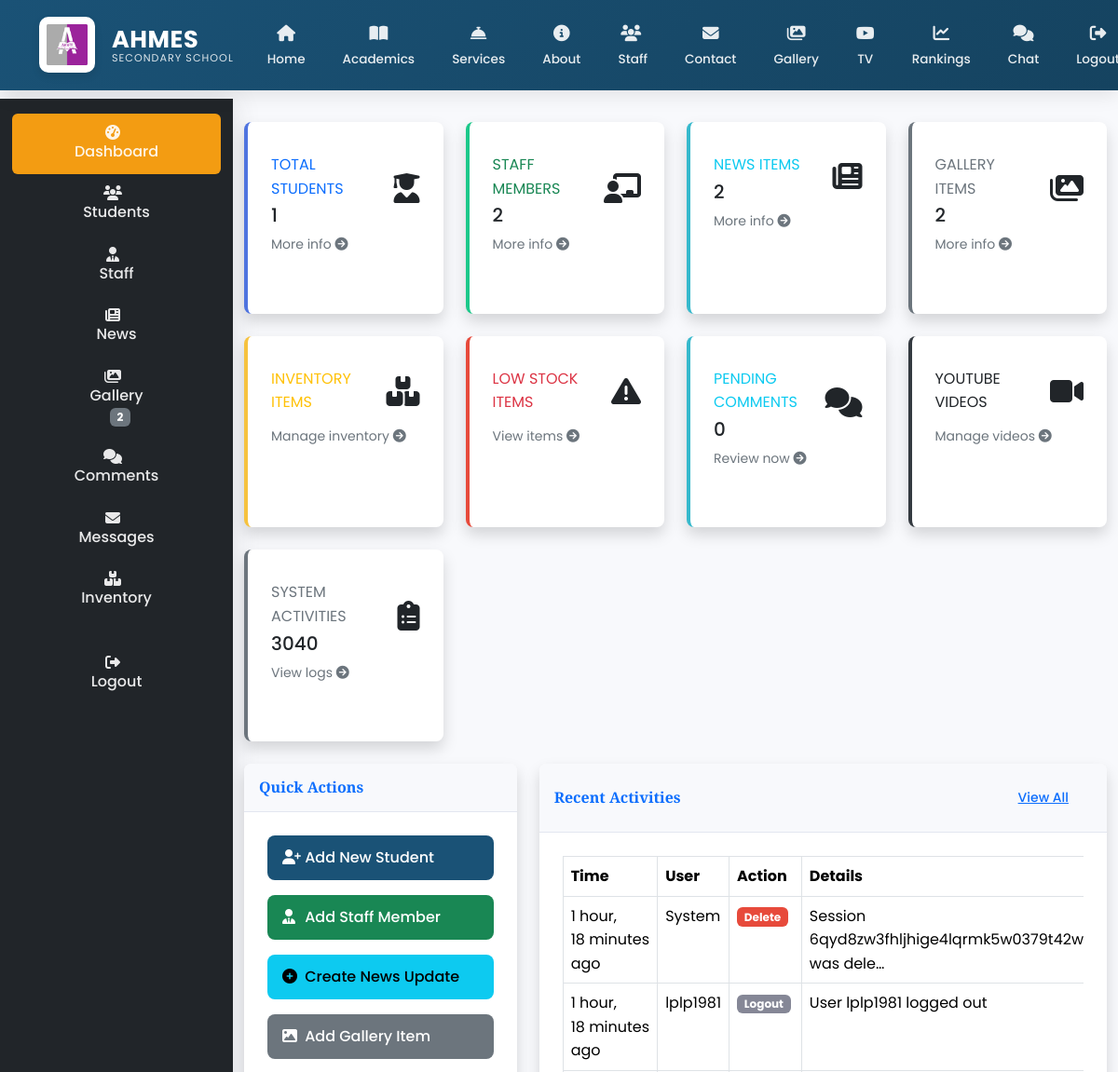
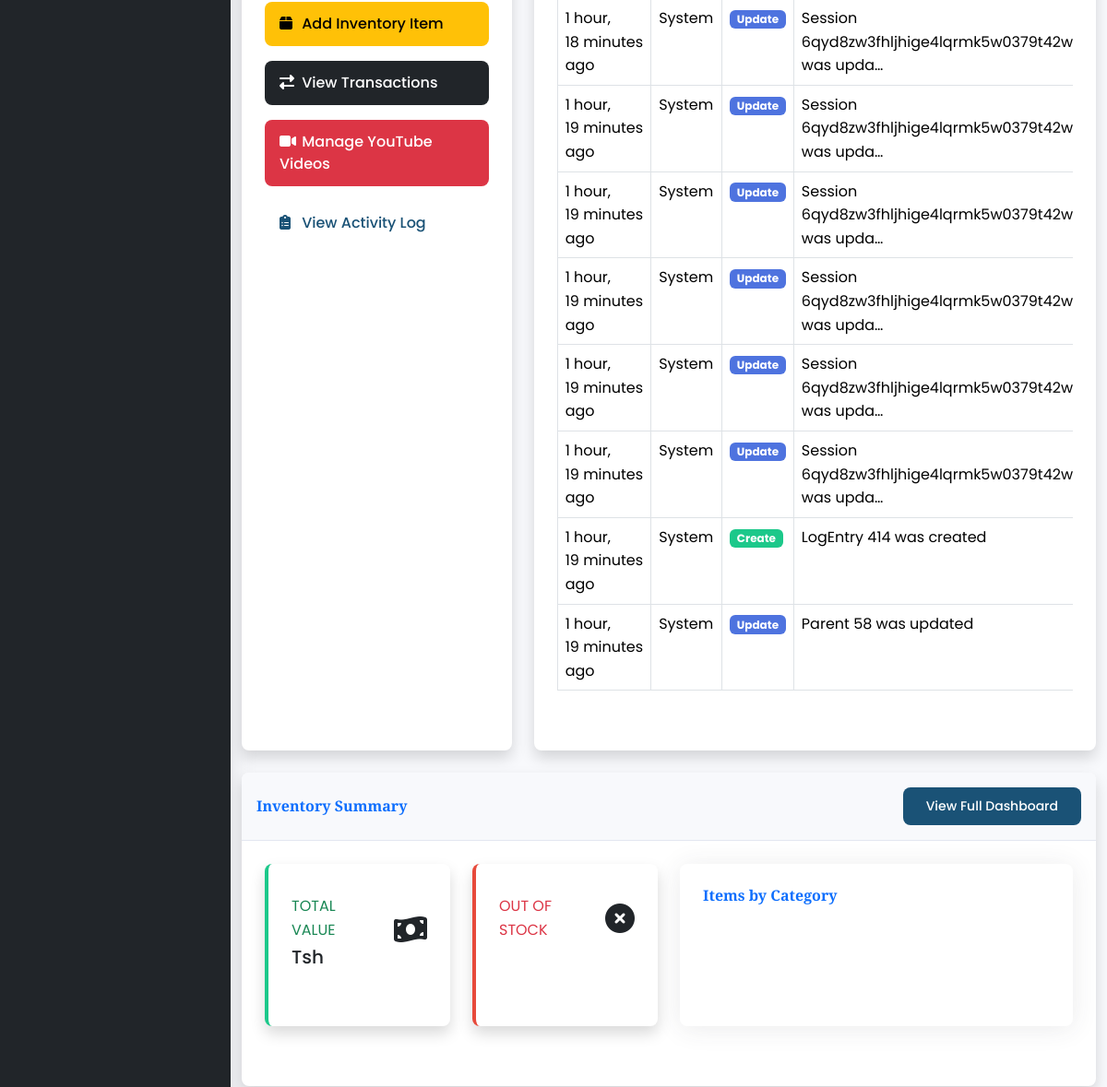
Before: /ad/board/ (signed in, upper part) with the older database file (2 pictures, top to bottom).
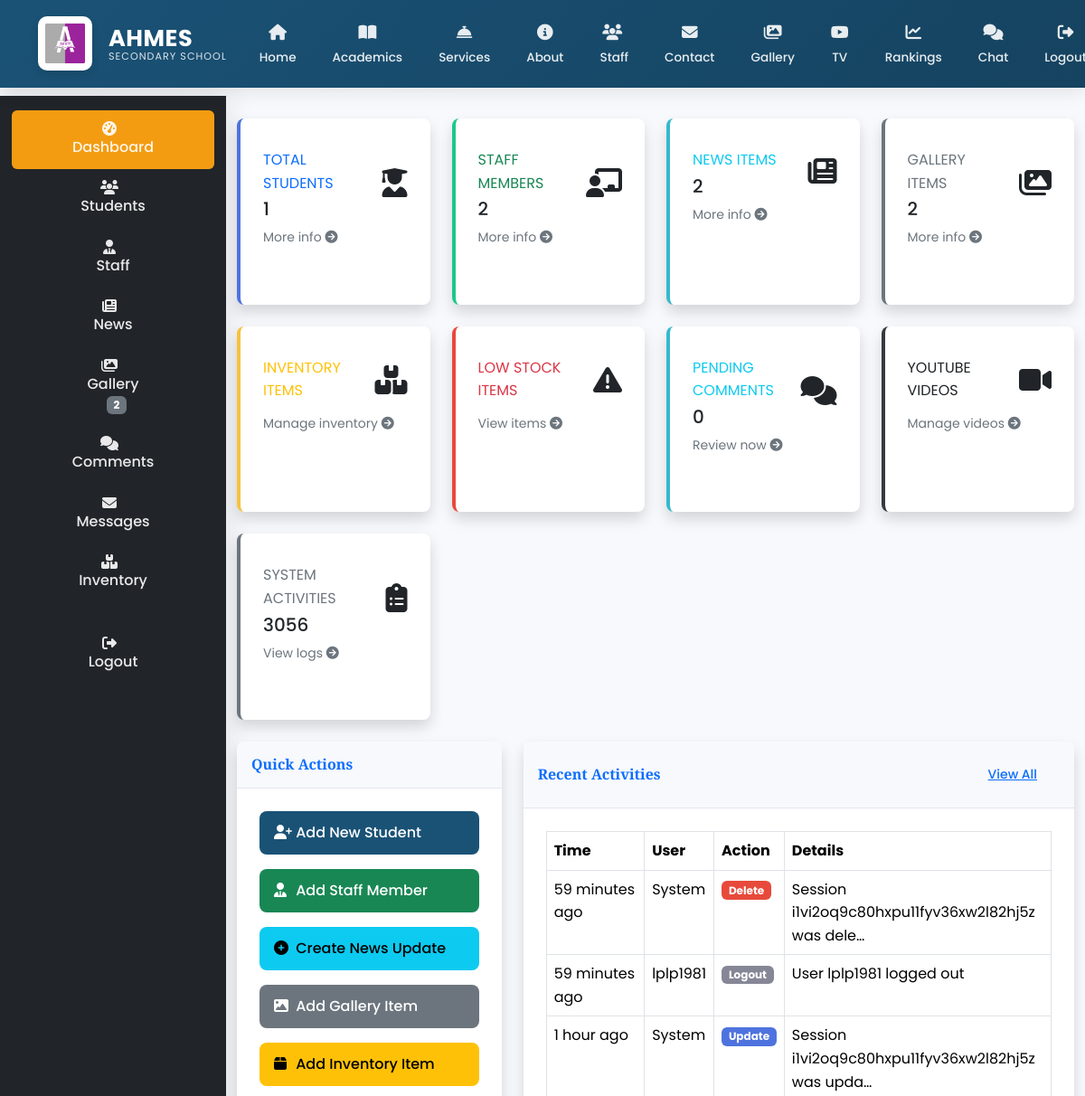
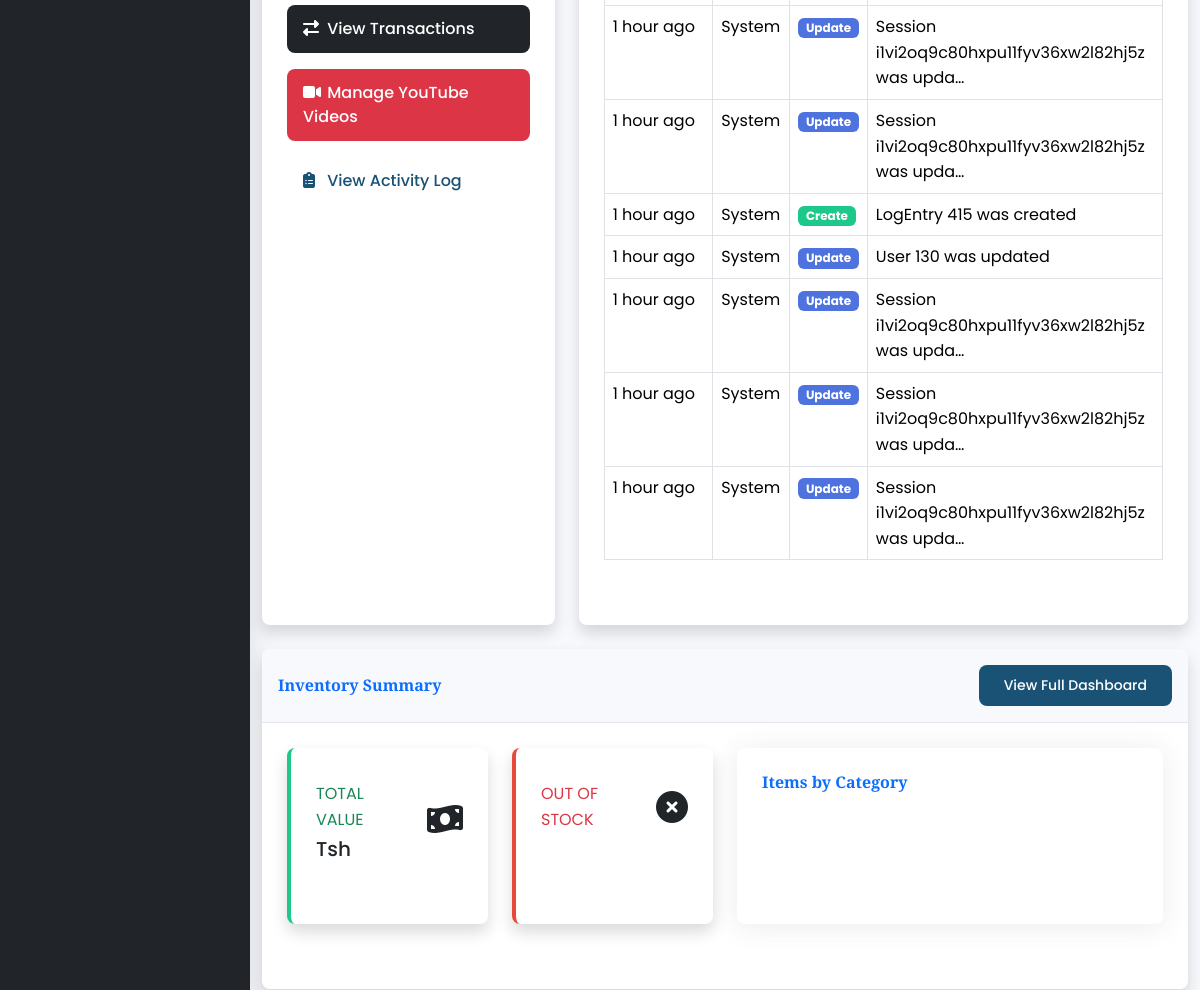
After: the same page with the newer database file (2 pictures, top to bottom).
### main/models.py (models this page shows, shortened)
class ActivityLog(models.Model):
    ACTION_CHOICES = [
        ('CREATE', 'Create'),
        ('UPDATE', 'Update'),
        ('DELETE', 'Delete'),
        ('LOGIN', 'Login'),
        ('LOGOUT', 'Logout'),
        ('LOGIN_FAILED', 'Login Failed'),
        ('PASSWORD_CHANGE', 'Password Change'),
    ]
    user = models.ForeignKey(User, on_delete=models.SET_NULL, null=True, blank=True)
    action = models.CharField(max_length=20, choices=ACTION_CHOICES)
    content_type = models.ForeignKey(ContentType, on_delete=models.SET_NULL, null=True, blank=True)
    object_id = models.CharField(max_length=50, null=True, blank=True)  # Changed to CharField
    content_object = GenericForeignKey('content_type', 'object_id')
    details = models.TextField(blank=True)
    ip_address = models.GenericIPAddressField(null=True, blank=True)
    user_agent = models.CharField(max_length=255, blank=True)
    timestamp = models.DateTimeField(auto_now_add=True)
    class Meta:
        ordering = ['-timestamp']
        verbose_name = 'Activity Log'
        verbose_name_plural = 'Activity Logs'

class User(AbstractUser):
    is_parent = models.BooleanField(default=False)
    is_admin = models.BooleanField(default=False)
    is_staff_member = models.BooleanField(default=False)
    is_student = models.BooleanField(default=False)
    last_activity = models.DateTimeField(null=True, blank=True)
    groups = models.ManyToManyField(
        Group,
        verbose_name=_('groups'),
        blank=True,
        help_text=_(
            'The groups this user belongs to. A user will get all permissions '
            'granted to each of their groups.'
        ),
        related_name="custom_user_set",
        related_query_name="user",
    )
    user_permissions = models.ManyToManyField(
        Permission,
        verbose_name=_('user permissions'),
        blank=True,
        help_text=_('Specific permissions for this user.'),
        related_name="custom_user_set",
        related_query_name="user",
    )
    class Meta:
        swappable = 'AUTH_USER_MODEL'
        db_table = 'auth_user'
    def __str__(self):
        return self.username

### main/views.py (the view)
# urls.py: path('ad/board/', views.admin_dashboard, name='admin_dashboard'),
@login_required
@user_passes_test(is_admin)
def admin_dashboard(request):
    students_count = Student.objects.count()
    staff_count = StaffMember.objects.count()
    news_count = News.objects.count()
    pending_comments = Comment.objects.filter(is_approved=False).count()
    gallery_count = Gallery.objects.count()
    from .models import ActivityLog
    recent_activities = ActivityLog.objects.all().order_by('-timestamp')[:10]
    activities_count = ActivityLog.objects.count()
    return render(request, 'main/admin_dashboard.html', {
        'students_count': students_count,
        'staff_count': staff_count,
        'news_count': news_count,
        'pending_comments': pending_comments,
        'activities_count': activities_count,
        'recent_activities': recent_activities,
        'gallery_count': gallery_count,
    })

### main/context_processors.py (called while the page is built)
def admin_counts(request):
    if request.user.is_authenticated and request.user.is_admin:
        return {
            'pending_comments': Comment.objects.filter(is_approved=False).count(),
            'gallery_count': Gallery.objects.count(),
        }
    return {}

def unread_messages_count(request):
    if request.user.is_authenticated:
        count = Message.objects.filter(
            conversation__participants=request.user,
            is_read=False
        ).exclude(
            sender=request.user
        ).count()
        print(f"DEBUG: Unread messages count for {request.user}: {count}")  # Debug output
        return {'unread_messages_count': count}
    return {}

### main/views.py (called while the page is built)
def is_admin(user):
    return user.is_authenticated and user.is_admin

### main/templates/main/admin_dashboard.html (shortened to what the changed rows need)
{% extends 'main/base.html' %}
{% load static %}
{% block content %}
<div class="wrapper">
  <div class="main-content">
    <div class="container-fluid">
      <br>
      <div class="row">
        <div class="col-xl-3 col-md-6 mb-4">
          <div class="card border-left-secondary shadow h-100 py-2">
            <div class="card-body">
              <div class="row no-gutters align-items-center">
                <div class="col mr-2">
                  <div class="text-xs font-weight-bold text-secondary text-uppercase mb-1">
                    System Activities
                  </div>
                  <div class="h5 mb-0 font-weight-bold text-gray-800">
                    {{ activities_count }}
                  </div>
                </div>
              </div>
            </div>
          </div>
        </div>
      </div>
      <div class="row">
        <div class="col-lg-8 mb-4">
          <div class="card shadow mb-4">
            <div class="card-body">
              <div class="table-responsive">
                <table class="table table-bordered table-hover" width="100%" cellspacing="0">
                  <thead class="thead-light">
                    <tr>
                      <th>Time</th>
                      <th>User</th>
                      <th>Action</th>
                      <th>Details</th>
                    </tr>
                  </thead>
                  <tbody>
                    {% for activity in recent_activities %}
                    <tr>
                      <td>{{ activity.timestamp|timesince }} ago</td>
                      <td>
                        {% if activity.user %}
                          {{ activity.user.username }}
                        {% else %}
                          System
                        {% endif %}
                      </td>
                      <td>
                        <span class="badge
                          {% if activity.action == 'CREATE' %}badge-success
                          {% elif activity.action == 'UPDATE' %}badge-primary
                          {% elif activity.action == 'DELETE' %}badge-danger
                          {% else %}badge-secondary{% endif %}">
                          {{ activity.get_action_display }}
                        </span>
                      </td>
                      <td>{{ activity.details|truncatechars:50 }}</td>
                    </tr>
                    {% empty %}
                    <tr>
                      <td colspan="4" class="text-center">No recent activities</td>
                    </tr>
                    {% endfor %}
                  </tbody>
                </table>
              </div>
            </div>
          </div>
        </div>
      </div>
    </div>
  </div>
</div>
{% endblock %}

Changed rows visible on the page:
no longer on this page (row unchanged): ActivityLog: timestamp "1 hour, 18 minutes", shows "System", action "Delete", details "Session 6qyd8zw3fhljhige4lqrmk5w0379t42w was dele…"
no longer on this page (row unchanged): ActivityLog: timestamp "1 hour, 18 minutes", user.username "lplp1981", action "Logout", details "User lplp1981 logged out"
no longer on this page (row unchanged): ActivityLog: timestamp "1 hour, 18 minutes", shows "System", action "Update", details "Session 6qyd8zw3fhljhige4lqrmk5w0379t42w was upda…"
no longer on this page (row unchanged): ActivityLog: timestamp "1 hour, 19 minutes", shows "System", action "Update", details "Session 6qyd8zw3fhljhige4lqrmk5w0379t42w was upda…"
no longer on this page (row unchanged): ActivityLog: timestamp "1 hour, 19 minutes", shows "System", action "Update", details "Session 6qyd8zw3fhljhige4lqrmk5w0379t42w was upda…"
no longer on this page (row unchanged): ActivityLog: timestamp "1 hour, 19 minutes", shows "System", action "Update", details "Session 6qyd8zw3fhljhige4lqrmk5w0379t42w was upda…"
no longer on this page (row unchanged): ActivityLog: timestamp "1 hour, 19 minutes", shows "System", action "Update", details "Session 6qyd8zw3fhljhige4lqrmk5w0379t42w was upda…"
no longer on this page (row unchanged): ActivityLog: timestamp "1 hour, 19 minutes", shows "System", action "Update", details "Session 6qyd8zw3fhljhige4lqrmk5w0379t42w was upda…"
no longer on this page (row unchanged): ActivityLog: timestamp "1 hour, 19 minutes", shows "System", action "Create", details "LogEntry 414 was created"
no longer on this page (row unchanged): ActivityLog: timestamp "1 hour, 19 minutes", shows "System", action "Update", details "Parent 58 was updated"
added ActivityLog: timestamp "59 minutes", shows "System", action "Delete", details "Session i1vi2oq9c80hxpu11fyv36xw2l82hj5z was dele…"
added ActivityLog: timestamp "59 minutes", user.username "lplp1981", action "Logout", details "User lplp1981 logged out"
added ActivityLog: timestamp "1 hour", shows "System", action "Update", details "Session i1vi2oq9c80hxpu11fyv36xw2l82hj5z was upda…"
added ActivityLog: timestamp "1 hour", shows "System", action "Update", details "Session i1vi2oq9c80hxpu11fyv36xw2l82hj5z was upda…"
added ActivityLog: timestamp "1 hour", shows "System", action "Update", details "Session i1vi2oq9c80hxpu11fyv36xw2l82hj5z was upda…"
added ActivityLog: timestamp "1 hour", shows "System", action "Create", details "LogEntry 415 was created"
added ActivityLog: timestamp "1 hour", shows "System", action "Update", details "User 130 was updated"
added ActivityLog: timestamp "1 hour", shows "System", action "Update", details "Session i1vi2oq9c80hxpu11fyv36xw2l82hj5z was upda…"
added ActivityLog: timestamp "1 hour", shows "System", action "Update", details "Session i1vi2oq9c80hxpu11fyv36xw2l82hj5z was upda…"
added ActivityLog: timestamp "1 hour", shows "System", action "Update", details "Session i1vi2oq9c80hxpu11fyv36xw2l82hj5z was upda…"
Other visible differences:
{{ activities_count }}: "3040" → "3056"
